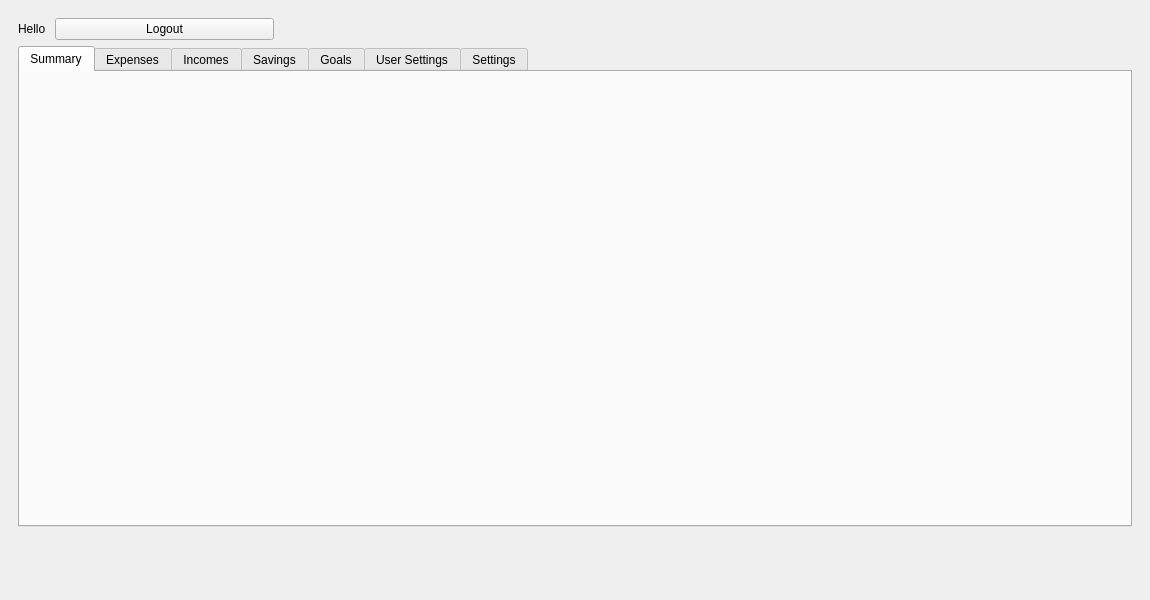
<?xml version="1.0" encoding="UTF-8"?>
<ui version="4.0">
 <class>MainWindow</class>
 <widget class="QMainWindow" name="MainWindow">
  <property name="enabled">
   <bool>true</bool>
  </property>
  <property name="geometry">
   <rect>
    <x>0</x>
    <y>0</y>
    <width>1150</width>
    <height>600</height>
   </rect>
  </property>
  <property name="minimumSize">
   <size>
    <width>1150</width>
    <height>600</height>
   </size>
  </property>
  <property name="windowTitle">
   <string>MainWindow</string>
  </property>
  <widget class="QWidget" name="centralwidget">
   <property name="enabled">
    <bool>true</bool>
   </property>
   <layout class="QHBoxLayout" name="horizontalLayout_3">
    <item>
     <widget class="QStackedWidget" name="stackedWidget">
      <property name="currentIndex">
       <number>1</number>
      </property>
      <widget class="QWidget" name="page">
       <layout class="QGridLayout" name="gridLayout_5">
        <item row="1" column="0">
         <widget class="QTabWidget" name="tabWidget_2">
          <property name="currentIndex">
           <number>1</number>
          </property>
          <widget class="QWidget" name="tab_3">
           <attribute name="title">
            <string>Users</string>
           </attribute>
           <layout class="QGridLayout" name="gridLayout_7">
            <item row="0" column="0">
             <layout class="QGridLayout" name="users"/>
            </item>
           </layout>
          </widget>
          <widget class="QWidget" name="tab_4">
           <attribute name="title">
            <string>New user</string>
           </attribute>
           <layout class="QGridLayout" name="gridLayout_8">
            <item row="0" column="0">
             <widget class="QWidget" name="widget_5" native="true">
              <property name="minimumSize">
               <size>
                <width>231</width>
                <height>191</height>
               </size>
              </property>
              <layout class="QGridLayout" name="gridLayout_9">
               <item row="2" column="1">
                <widget class="QPushButton" name="btnCreateUser">
                 <property name="text">
                  <string>Create new user</string>
                 </property>
                </widget>
               </item>
               <item row="0" column="1">
                <widget class="QLineEdit" name="newUsername"/>
               </item>
               <item row="0" column="0">
                <widget class="QLabel" name="label_24">
                 <property name="text">
                  <string>Username</string>
                 </property>
                </widget>
               </item>
               <item row="1" column="0">
                <widget class="QLabel" name="label_23">
                 <property name="text">
                  <string>Description</string>
                 </property>
                </widget>
               </item>
               <item row="1" column="1">
                <widget class="QPlainTextEdit" name="newDesc"/>
               </item>
              </layout>
             </widget>
            </item>
           </layout>
          </widget>
         </widget>
        </item>
       </layout>
      </widget>
      <widget class="QWidget" name="page_2">
       <layout class="QFormLayout" name="formLayout_7">
        <item row="2" column="0" colspan="2">
         <widget class="QTabWidget" name="paneluserTabs">
          <property name="sizePolicy">
           <sizepolicy hsizetype="Preferred" vsizetype="Preferred">
            <horstretch>0</horstretch>
            <verstretch>0</verstretch>
           </sizepolicy>
          </property>
          <property name="minimumSize">
           <size>
            <width>621</width>
            <height>481</height>
           </size>
          </property>
          <property name="currentIndex">
           <number>0</number>
          </property>
          <property name="tabBarAutoHide">
           <bool>false</bool>
          </property>
          <widget class="QWidget" name="summary">
           <attribute name="title">
            <string>Summary</string>
           </attribute>
           <widget class="QFrame" name="gridFrame">
            <property name="geometry">
             <rect>
              <x>10</x>
              <y>30</y>
              <width>331</width>
              <height>281</height>
             </rect>
            </property>
            <layout class="QGridLayout" name="summaryGraph"/>
           </widget>
           <widget class="QWidget" name="gridLayoutWidget_2">
            <property name="geometry">
             <rect>
              <x>430</x>
              <y>30</y>
              <width>291</width>
              <height>251</height>
             </rect>
            </property>
            <layout class="QGridLayout" name="sumgoal"/>
           </widget>
           <widget class="QWidget" name="gridLayoutWidget_3">
            <property name="geometry">
             <rect>
              <x>30</x>
              <y>330</y>
              <width>711</width>
              <height>80</height>
             </rect>
            </property>
            <layout class="QGridLayout" name="summaryCards"/>
           </widget>
          </widget>
          <widget class="QWidget" name="expesnes">
           <attribute name="title">
            <string>Expenses</string>
           </attribute>
           <layout class="QHBoxLayout" name="horizontalLayout_4">
            <item>
             <widget class="QWidget" name="widgetExpenses" native="true">
              <property name="enabled">
               <bool>true</bool>
              </property>
              <property name="minimumSize">
               <size>
                <width>173</width>
                <height>191</height>
               </size>
              </property>
              <property name="maximumSize">
               <size>
                <width>350</width>
                <height>16777215</height>
               </size>
              </property>
              <layout class="QFormLayout" name="formLayout_2">
               <item row="0" column="0">
                <widget class="QLabel" name="label_18">
                 <property name="text">
                  <string>Amount</string>
                 </property>
                </widget>
               </item>
               <item row="0" column="1">
                <widget class="QDoubleSpinBox" name="amountExpenses">
                 <property name="maximum">
                  <double>100000000000000004384584304507619735463404765184.000000000000000</double>
                 </property>
                </widget>
               </item>
               <item row="1" column="0">
                <widget class="QLabel" name="label_19">
                 <property name="text">
                  <string>Currency</string>
                 </property>
                </widget>
               </item>
               <item row="1" column="1">
                <widget class="QComboBox" name="currencyExpenses">
                 <item>
                  <property name="text">
                   <string>PLN</string>
                  </property>
                 </item>
                 <item>
                  <property name="text">
                   <string>EUR</string>
                  </property>
                 </item>
                </widget>
               </item>
               <item row="2" column="0">
                <widget class="QLabel" name="label_20">
                 <property name="text">
                  <string>Category</string>
                 </property>
                </widget>
               </item>
               <item row="2" column="1">
                <widget class="QComboBox" name="categoryExpenses"/>
               </item>
               <item row="3" column="0">
                <widget class="QLabel" name="label_21">
                 <property name="text">
                  <string>Description</string>
                 </property>
                </widget>
               </item>
               <item row="4" column="1">
                <widget class="QPushButton" name="buttonExpenses">
                 <property name="text">
                  <string>Add</string>
                 </property>
                </widget>
               </item>
               <item row="3" column="1">
                <widget class="QTextEdit" name="descExpenses"/>
               </item>
              </layout>
             </widget>
            </item>
            <item>
             <widget class="QTableView" name="tableExpenses"/>
            </item>
           </layout>
          </widget>
          <widget class="QWidget" name="income">
           <attribute name="title">
            <string>Incomes</string>
           </attribute>
           <layout class="QHBoxLayout" name="horizontalLayout">
            <item>
             <widget class="QWidget" name="widget" native="true">
              <property name="minimumSize">
               <size>
                <width>231</width>
                <height>191</height>
               </size>
              </property>
              <property name="maximumSize">
               <size>
                <width>350</width>
                <height>16777215</height>
               </size>
              </property>
              <layout class="QFormLayout" name="formLayout_3">
               <item row="0" column="0">
                <widget class="QLabel" name="label_6">
                 <property name="text">
                  <string>Amount</string>
                 </property>
                </widget>
               </item>
               <item row="0" column="1">
                <widget class="QDoubleSpinBox" name="amountIncomes">
                 <property name="maximum">
                  <double>10000000000000000139372116959414099130712064.000000000000000</double>
                 </property>
                </widget>
               </item>
               <item row="1" column="0">
                <widget class="QLabel" name="label_8">
                 <property name="text">
                  <string>Currency</string>
                 </property>
                </widget>
               </item>
               <item row="1" column="1">
                <widget class="QComboBox" name="currencyIncomes">
                 <item>
                  <property name="text">
                   <string>PLN</string>
                  </property>
                 </item>
                 <item>
                  <property name="text">
                   <string>EUR</string>
                  </property>
                 </item>
                </widget>
               </item>
               <item row="2" column="0">
                <widget class="QLabel" name="label_7">
                 <property name="text">
                  <string>Category</string>
                 </property>
                </widget>
               </item>
               <item row="2" column="1">
                <widget class="QComboBox" name="categoryIncomes"/>
               </item>
               <item row="3" column="0">
                <widget class="QLabel" name="label_9">
                 <property name="text">
                  <string>Description</string>
                 </property>
                </widget>
               </item>
               <item row="4" column="1">
                <widget class="QPushButton" name="buttonIncomes">
                 <property name="text">
                  <string>Add</string>
                 </property>
                </widget>
               </item>
               <item row="3" column="1">
                <widget class="QTextEdit" name="descIncomes"/>
               </item>
              </layout>
             </widget>
            </item>
            <item>
             <widget class="QTableView" name="tableIncomes"/>
            </item>
           </layout>
          </widget>
          <widget class="QWidget" name="savings">
           <attribute name="title">
            <string>Savings</string>
           </attribute>
           <layout class="QHBoxLayout" name="horizontalLayout_2">
            <item>
             <widget class="QWidget" name="widget_2" native="true">
              <property name="minimumSize">
               <size>
                <width>231</width>
                <height>191</height>
               </size>
              </property>
              <property name="maximumSize">
               <size>
                <width>350</width>
                <height>16777215</height>
               </size>
              </property>
              <layout class="QFormLayout" name="formLayout_4">
               <item row="0" column="0">
                <widget class="QLabel" name="label_10">
                 <property name="text">
                  <string>Amount</string>
                 </property>
                </widget>
               </item>
               <item row="0" column="1">
                <widget class="QDoubleSpinBox" name="savingsAmount">
                 <property name="maximum">
                  <double>1000000000000000019884624838656.000000000000000</double>
                 </property>
                </widget>
               </item>
               <item row="1" column="0">
                <widget class="QLabel" name="label_11">
                 <property name="text">
                  <string>Currency</string>
                 </property>
                </widget>
               </item>
               <item row="1" column="1">
                <widget class="QComboBox" name="savingsCurrency">
                 <item>
                  <property name="text">
                   <string>PLN</string>
                  </property>
                 </item>
                 <item>
                  <property name="text">
                   <string>EUR</string>
                  </property>
                 </item>
                </widget>
               </item>
               <item row="2" column="0">
                <widget class="QLabel" name="label_27">
                 <property name="text">
                  <string>Goal</string>
                 </property>
                </widget>
               </item>
               <item row="2" column="1">
                <widget class="QComboBox" name="savingsGoal"/>
               </item>
               <item row="3" column="0">
                <widget class="QLabel" name="label_13">
                 <property name="text">
                  <string>Description</string>
                 </property>
                </widget>
               </item>
               <item row="3" column="1">
                <widget class="QTextEdit" name="savingsDesc"/>
               </item>
               <item row="4" column="1">
                <widget class="QPushButton" name="savingsButton">
                 <property name="text">
                  <string>Add</string>
                 </property>
                </widget>
               </item>
              </layout>
             </widget>
            </item>
            <item>
             <widget class="QTableView" name="tableSav"/>
            </item>
           </layout>
          </widget>
          <widget class="QWidget" name="goals">
           <attribute name="title">
            <string>Goals</string>
           </attribute>
           <layout class="QGridLayout" name="gridLayout_6">
            <item row="0" column="0">
             <widget class="QWidget" name="widget_6" native="true">
              <layout class="QFormLayout" name="formLayout_9">
               <item row="0" column="0">
                <widget class="QLabel" name="label_26">
                 <property name="text">
                  <string>Title</string>
                 </property>
                </widget>
               </item>
               <item row="0" column="1">
                <widget class="QLineEdit" name="goalTitle"/>
               </item>
               <item row="1" column="0">
                <widget class="QLabel" name="label_12">
                 <property name="text">
                  <string>Amount</string>
                 </property>
                </widget>
               </item>
               <item row="1" column="1">
                <widget class="QDoubleSpinBox" name="goalAmount">
                 <property name="maximum">
                  <double>99999999999999997168788049560464200849936328366177157906432.000000000000000</double>
                 </property>
                </widget>
               </item>
               <item row="2" column="0">
                <widget class="QLabel" name="label_22">
                 <property name="text">
                  <string>Currency</string>
                 </property>
                </widget>
               </item>
               <item row="2" column="1">
                <widget class="QComboBox" name="goalCurrency">
                 <item>
                  <property name="text">
                   <string>PLN</string>
                  </property>
                 </item>
                 <item>
                  <property name="text">
                   <string>EUR</string>
                  </property>
                 </item>
                </widget>
               </item>
               <item row="3" column="0">
                <widget class="QLabel" name="label_25">
                 <property name="text">
                  <string>Description</string>
                 </property>
                </widget>
               </item>
               <item row="4" column="1">
                <widget class="QPushButton" name="goalAdd">
                 <property name="text">
                  <string>Add</string>
                 </property>
                </widget>
               </item>
               <item row="3" column="1">
                <widget class="QPlainTextEdit" name="goalDesc"/>
               </item>
              </layout>
             </widget>
            </item>
           </layout>
          </widget>
          <widget class="QWidget" name="userSettings">
           <attribute name="title">
            <string>User Settings</string>
           </attribute>
           <layout class="QFormLayout" name="formLayout_5">
            <item row="0" column="1">
             <widget class="QWidget" name="widget_3" native="true">
              <property name="minimumSize">
               <size>
                <width>231</width>
                <height>191</height>
               </size>
              </property>
              <layout class="QGridLayout" name="gridLayout_3">
               <item row="0" column="0">
                <widget class="QLabel" name="label_16">
                 <property name="text">
                  <string>Username</string>
                 </property>
                </widget>
               </item>
               <item row="0" column="1">
                <widget class="QLineEdit" name="userSettingsUsername"/>
               </item>
               <item row="1" column="0">
                <widget class="QLabel" name="label_15">
                 <property name="text">
                  <string>Description</string>
                 </property>
                </widget>
               </item>
               <item row="1" column="1">
                <widget class="QTextEdit" name="userSettingsDesc"/>
               </item>
               <item row="2" column="1">
                <widget class="QPushButton" name="userSettingsChange">
                 <property name="text">
                  <string>Change</string>
                 </property>
                </widget>
               </item>
               <item row="3" column="0">
                <widget class="QLabel" name="label_28">
                 <property name="text">
                  <string>Delete account</string>
                 </property>
                </widget>
               </item>
               <item row="3" column="1">
                <widget class="QPushButton" name="deleteButton">
                 <property name="text">
                  <string>Delete</string>
                 </property>
                </widget>
               </item>
              </layout>
             </widget>
            </item>
           </layout>
          </widget>
          <widget class="QWidget" name="settings">
           <attribute name="title">
            <string>Settings</string>
           </attribute>
           <layout class="QGridLayout" name="gridLayout_2">
            <item row="0" column="0">
             <widget class="QWidget" name="widget_4" native="true">
              <property name="minimumSize">
               <size>
                <width>231</width>
                <height>191</height>
               </size>
              </property>
              <layout class="QFormLayout" name="formLayout_6">
               <item row="0" column="0">
                <widget class="QLabel" name="label_14">
                 <property name="text">
                  <string>Default currency</string>
                 </property>
                </widget>
               </item>
               <item row="0" column="1">
                <widget class="QComboBox" name="settingsDefaultCurrency">
                 <item>
                  <property name="text">
                   <string>PLN</string>
                  </property>
                 </item>
                 <item>
                  <property name="text">
                   <string>EUR</string>
                  </property>
                 </item>
                </widget>
               </item>
               <item row="1" column="0">
                <widget class="QLabel" name="label_17">
                 <property name="text">
                  <string>Description</string>
                 </property>
                </widget>
               </item>
               <item row="1" column="1">
                <widget class="QTextBrowser" name="settingsDesc"/>
               </item>
               <item row="3" column="1">
                <widget class="QPushButton" name="settingsSaveChanges">
                 <property name="text">
                  <string>Save changes</string>
                 </property>
                </widget>
               </item>
               <item row="2" column="1">
                <widget class="QRadioButton" name="settingsLightMode">
                 <property name="text">
                  <string>Light mode</string>
                 </property>
                </widget>
               </item>
              </layout>
             </widget>
            </item>
           </layout>
          </widget>
         </widget>
        </item>
        <item row="1" column="1">
         <widget class="QPushButton" name="buttonLogout">
          <property name="sizePolicy">
           <sizepolicy hsizetype="Minimum" vsizetype="Fixed">
            <horstretch>0</horstretch>
            <verstretch>0</verstretch>
           </sizepolicy>
          </property>
          <property name="maximumSize">
           <size>
            <width>219</width>
            <height>16777215</height>
           </size>
          </property>
          <property name="layoutDirection">
           <enum>Qt::RightToLeft</enum>
          </property>
          <property name="text">
           <string>Logout</string>
          </property>
         </widget>
        </item>
        <item row="1" column="0">
         <widget class="QLabel" name="welcomeText">
          <property name="sizePolicy">
           <sizepolicy hsizetype="Fixed" vsizetype="Preferred">
            <horstretch>0</horstretch>
            <verstretch>0</verstretch>
           </sizepolicy>
          </property>
          <property name="text">
           <string>Hello </string>
          </property>
         </widget>
        </item>
       </layout>
      </widget>
     </widget>
    </item>
   </layout>
  </widget>
  <widget class="QMenuBar" name="menubar">
   <property name="enabled">
    <bool>false</bool>
   </property>
   <property name="geometry">
    <rect>
     <x>0</x>
     <y>0</y>
     <width>1150</width>
     <height>23</height>
    </rect>
   </property>
  </widget>
 </widget>
 <resources/>
 <connections/>
</ui>
